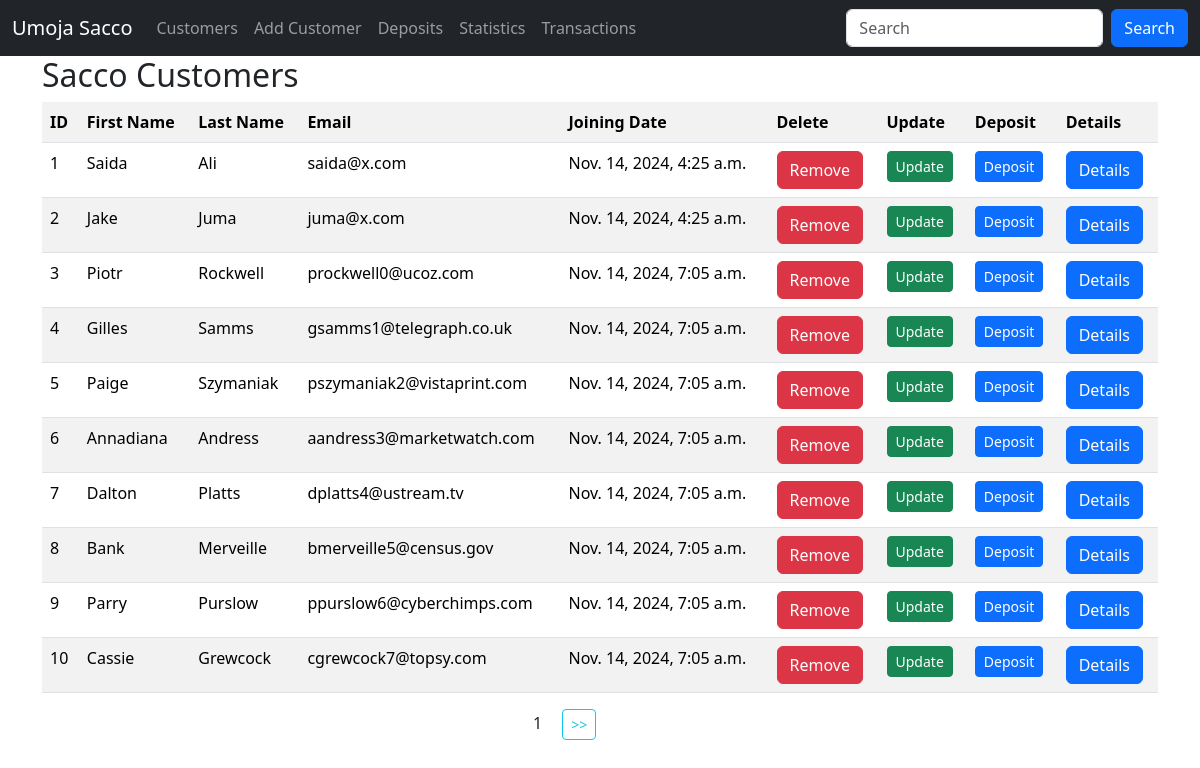
The app's page / (signed in) with its own data.
### sacco/models.py (models this page shows, shortened)
class Customer(models.Model):
    first_name = models.CharField(max_length=30)
    last_name = models.CharField(max_length=30)
    email = models.EmailField(unique=True)
    dob = models.DateField()
    gender = models.CharField(max_length=10)
    weight = models.IntegerField(default=0)
    created_at = models.DateTimeField(auto_now_add=True)
    updated_at = models.DateTimeField(auto_now=True)
    class Meta:
        db_table = 'customers'

### sacco/views.py (the view)
# urls.py: path('', views.customers, name='customers'),
@login_required
def customers(request):
    data = Customer.objects.all().order_by('id').values() # ORM select * from customers / when you want to fetch data
    paginator = Paginator(data, 10)
    page_number = request.GET.get('page', 1)
    try:
        paginated_data = paginator.page(page_number)
    except PageNotAnInteger | EmptyPage:
        paginated_data = paginator.page(1)
    return render(request, "customers.html", {"data": paginated_data})

### templates/customers.html (shortened to what this page needs)
{% extends 'master.html' %}
{% block content %}
	<div class="container">
        <h2>Sacco Customers</h2>
        <table class="table table-striped">
            <tr>
                <th>ID</th>
                <th>First Name</th>
                <th>Last Name</th>
                <th>Email</th>
                <th>Joining Date</th>
                <th>Delete</th>
                <th>Update</th>
                <th>Deposit</th>
                <th>Details</th>
            </tr>
            {% for customer in data.object_list %}
            	<tr>
                    <td>{{ customer.id }}</td>
                    <td>{{ customer.first_name }}</td>
                    <td>{{ customer.last_name }}</td>
                    <td>{{ customer.email }}</td>
                    <td>{{ customer.created_at }}</td>
                    {% if perms.sacco.delete_customer %}
                    	 <td>
                            <a class ="btn btn-danger" href="{% url 'delete_customer' customer.id %}">Remove</a>
                         </td>
                    {% endif %}
                    {% if perms.sacco.change_customer %}
                    	 <td>
                            <a class ="btn btn-success btn-sm" href="{% url 'update_customer' customer.id %}">Update</a>
                         </td>
                    {% endif %}
                    {% if perms.sacco.deposit_customer %}
                    	 <td>
                            <a class ="btn btn-primary btn-sm" href="{% url 'deposit' customer.id %}">Deposit</a>
                         </td>
                    {% endif %}
                    {% if perms.sacco.view_customer %}
                         <td>
                            <a class ="btn btn-primary btn-sa" href="{% url 'customer_details' customer.id %}">Details</a>
                         </td>
                    {% endif %}
                </tr>
            {% empty %}
            	<p>No customers in the sacco.</p>
            {% endfor %}
        </table>
        <div class="row justify-content-center">
            <div class="col-sm-2">
                <span class="mx-3">{{ data.number }}</span>
                {% if data.has_next %}
               	    <a class= "btn btn-outline-info btn-sm" href="?page={{ data.next_page_number }}"> >> </a>
                {% endif %}
            </div>
        </div>
    </div>
{% endblock %}

### records on screen
Customer: id "1", first_name "Saida", last_name "Ali", email "saida@x.com", created_at "Nov. 14, 2024, 4:25 a.m."
Customer: id "2", first_name "Jake", last_name "Juma", email "juma@x.com", created_at "Nov. 14, 2024, 4:25 a.m."
Customer: id "3", first_name "Piotr", last_name "Rockwell", email "prockwell0@ucoz.com", created_at "Nov. 14, 2024, 7:05 a.m."
Customer: id "4", first_name "Gilles", last_name "Samms", email "gsamms1@telegraph.co.uk", created_at "Nov. 14, 2024, 7:05 a.m."
Customer: id "5", first_name "Paige", last_name "Szymaniak", email "pszymaniak2@vistaprint.com", created_at "Nov. 14, 2024, 7:05 a.m."
Customer: id "6", first_name "Annadiana", last_name "Andress", email "aandress3@marketwatch.com", created_at "Nov. 14, 2024, 7:05 a.m."
Customer: id "7", first_name "Dalton", last_name "Platts", email "dplatts4@ustream.tv", created_at "Nov. 14, 2024, 7:05 a.m."
Customer: id "8", first_name "Bank", last_name "Merveille", email "bmerveille5@census.gov", created_at "Nov. 14, 2024, 7:05 a.m."
Customer: id "9", first_name "Parry", last_name "Purslow", email "ppurslow6@cyberchimps.com", created_at "Nov. 14, 2024, 7:05 a.m."
Customer: id "10", first_name "Cassie", last_name "Grewcock", email "cgrewcock7@topsy.com", created_at "Nov. 14, 2024, 7:05 a.m."

### other values on screen
{{ data.number }} "1"
